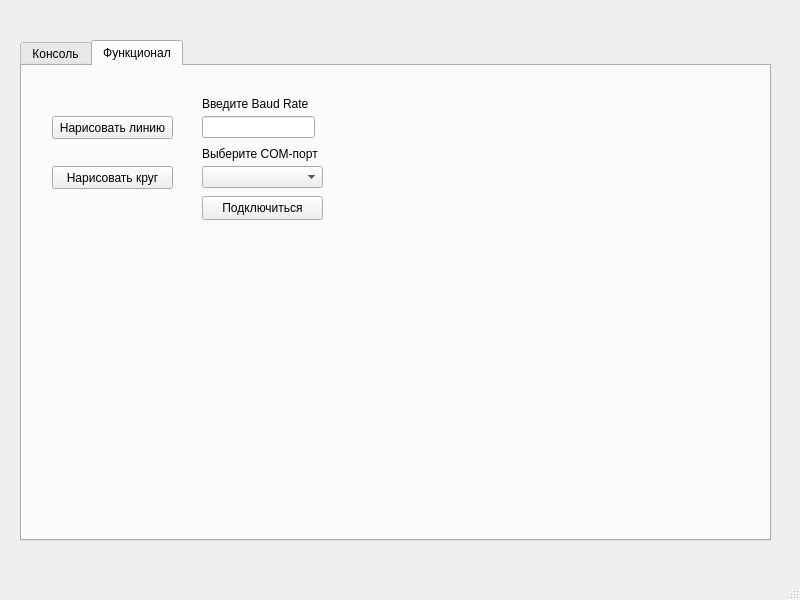
<?xml version="1.0" encoding="UTF-8"?>
<ui version="4.0">
 <class>MainWindow</class>
 <widget class="QMainWindow" name="MainWindow">
  <property name="geometry">
   <rect>
    <x>0</x>
    <y>0</y>
    <width>800</width>
    <height>600</height>
   </rect>
  </property>
  <property name="windowTitle">
   <string>MainWindow</string>
  </property>
  <widget class="QWidget" name="centralwidget">
   <widget class="QTabWidget" name="mainTabs">
    <property name="geometry">
     <rect>
      <x>20</x>
      <y>40</y>
      <width>751</width>
      <height>501</height>
     </rect>
    </property>
    <property name="currentIndex">
     <number>1</number>
    </property>
    <widget class="QWidget" name="tab">
     <attribute name="title">
      <string>Консоль</string>
     </attribute>
     <widget class="QPlainTextEdit" name="consoleEdit">
      <property name="geometry">
       <rect>
        <x>0</x>
        <y>0</y>
        <width>745</width>
        <height>475</height>
       </rect>
      </property>
      <property name="readOnly">
       <bool>true</bool>
      </property>
      <property name="textInteractionFlags">
       <set>Qt::TextInteractionFlag::TextSelectableByKeyboard|Qt::TextInteractionFlag::TextSelectableByMouse</set>
      </property>
     </widget>
    </widget>
    <widget class="QWidget" name="tab2">
     <attribute name="title">
      <string>Функционал</string>
     </attribute>
     <widget class="QComboBox" name="portsComboBox">
      <property name="geometry">
       <rect>
        <x>180</x>
        <y>100</y>
        <width>121</width>
        <height>22</height>
       </rect>
      </property>
     </widget>
     <widget class="QPushButton" name="drawCircleButton">
      <property name="geometry">
       <rect>
        <x>30</x>
        <y>100</y>
        <width>121</width>
        <height>23</height>
       </rect>
      </property>
      <property name="text">
       <string>Нарисовать круг</string>
      </property>
     </widget>
     <widget class="QPushButton" name="drawLineButton">
      <property name="geometry">
       <rect>
        <x>30</x>
        <y>50</y>
        <width>121</width>
        <height>23</height>
       </rect>
      </property>
      <property name="text">
       <string>Нарисовать линию</string>
      </property>
     </widget>
     <widget class="QLabel" name="portsLabel">
      <property name="geometry">
       <rect>
        <x>180</x>
        <y>80</y>
        <width>121</width>
        <height>16</height>
       </rect>
      </property>
      <property name="text">
       <string>Выберите COM-порт</string>
      </property>
     </widget>
     <widget class="QLineEdit" name="baudRateLineEdit">
      <property name="geometry">
       <rect>
        <x>180</x>
        <y>50</y>
        <width>113</width>
        <height>22</height>
       </rect>
      </property>
     </widget>
     <widget class="QLabel" name="baudRateLabel">
      <property name="geometry">
       <rect>
        <x>180</x>
        <y>30</y>
        <width>111</width>
        <height>16</height>
       </rect>
      </property>
      <property name="text">
       <string>Введите Baud Rate </string>
      </property>
     </widget>
     <widget class="QPushButton" name="pushButton">
      <property name="geometry">
       <rect>
        <x>180</x>
        <y>130</y>
        <width>121</width>
        <height>24</height>
       </rect>
      </property>
      <property name="text">
       <string>Подключиться</string>
      </property>
     </widget>
    </widget>
   </widget>
  </widget>
  <widget class="QMenuBar" name="menubar">
   <property name="geometry">
    <rect>
     <x>0</x>
     <y>0</y>
     <width>800</width>
     <height>22</height>
    </rect>
   </property>
  </widget>
  <widget class="QStatusBar" name="statusbar"/>
 </widget>
 <resources/>
 <connections/>
</ui>
